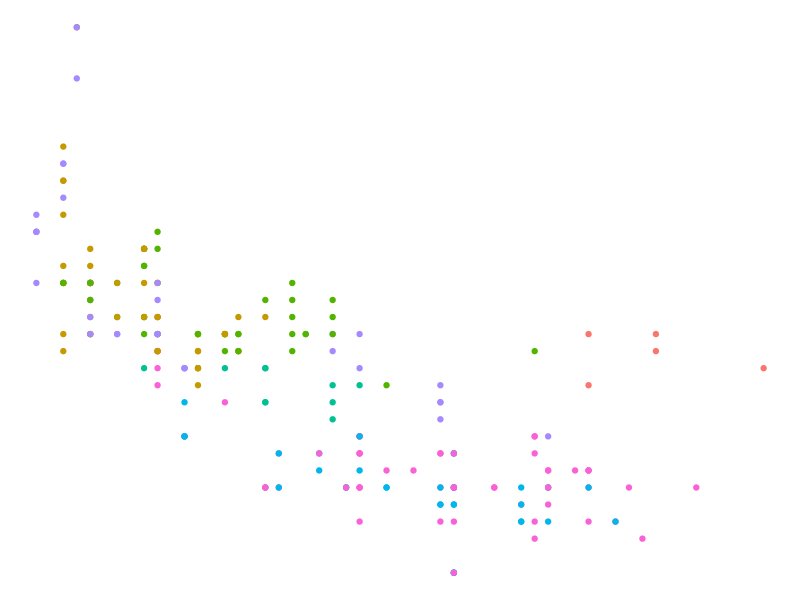
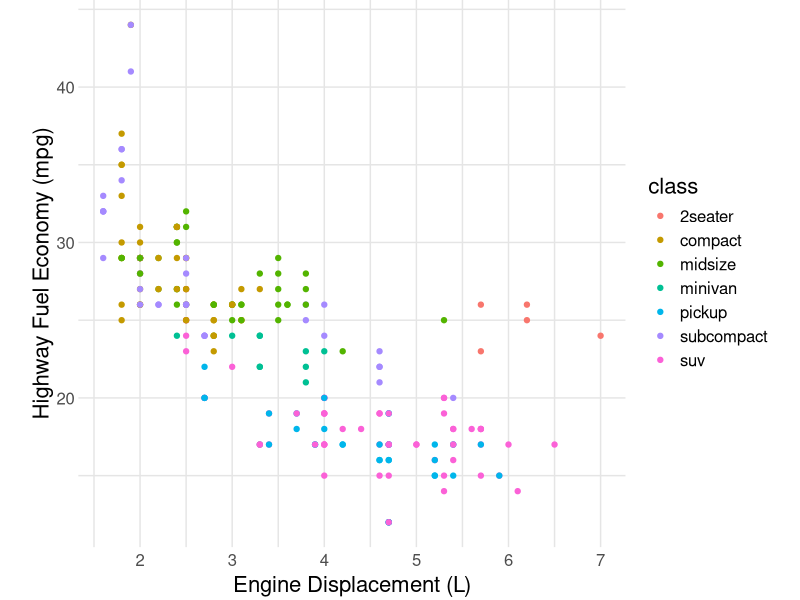
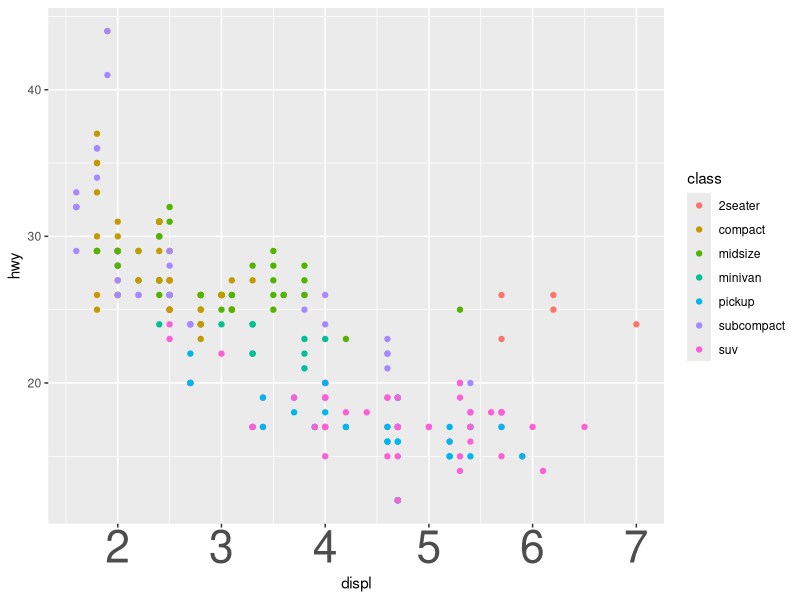

The R source for these figures, in order:
## ---- chunk 1
library(tidyverse)
# knitr options
library(tidyverse)
knitr::opts_chunk$set(echo = TRUE)
## ---- chunk 2
mpg %>%
  ggplot(aes(displ, hwy, color = class)) +
  geom_point() +
  theme_void() +
  guides(color = "none")
## ---- chunk 3
## NOTE: No need to edit; feel free to re-use this code!
theme_common <- function() {
  theme_minimal() %+replace%
  theme(
    axis.text.x = element_text(size = 12),
    axis.text.y = element_text(size = 12),
    axis.title.x = element_text(margin = margin(4, 4, 4, 4), size = 16),
    axis.title.y = element_text(margin = margin(4, 4, 4, 4), size = 16, angle = 90),

    legend.title = element_text(size = 16),
    legend.text = element_text(size = 12),

    strip.text.x = element_text(size = 12),
    strip.text.y = element_text(size = 12),

    panel.grid.major = element_line(color = "grey90"),
    panel.grid.minor = element_line(color = "grey90"),

    aspect.ratio = 4 / 4,

    plot.margin = unit(c(t = +0, b = +0, r = +0, l = +0), "cm"),
    plot.title = element_text(size = 18),
    plot.title.position = "plot",
    plot.subtitle = element_text(size = 16),
    plot.caption = element_text(size = 12)
  )
}
## ---- chunk 4
mpg %>%
  ggplot(aes(displ, hwy, color = class)) +
  geom_point() +
  labs(
    x = "Engine Displacement (L)",
    y = "Highway Fuel Economy (mpg)"
  ) +
  theme_common()
## ---- chunk 5
mpg %>%
  ggplot(aes(displ, hwy, color = class)) +
  geom_point() +
  theme(
    axis.text.x = element_text(size = 32)
  )
